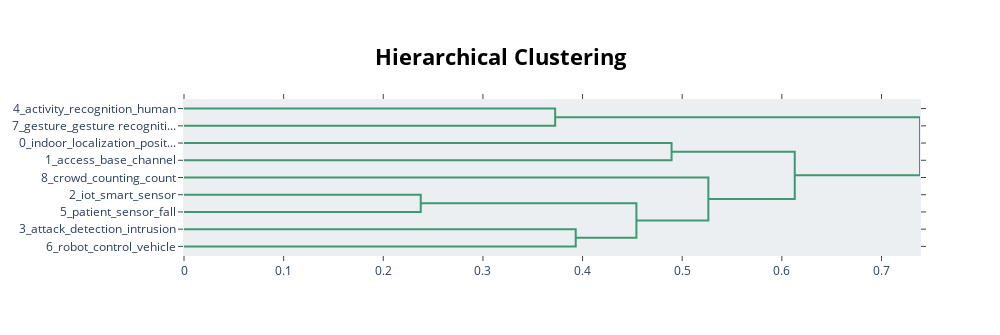

The notebook cell saved with this chart:
### Code cell
topic_model.visualize_hierarchy()

### Figure 1 — Plotly figure (JSON) as saved in the notebook; plotly's stock layout.template omitted (floating-point values rounded to 4 significant figures)
{"data": [{"hoverinfo": "text", "marker": {"color": "rgb(61,153,112)"}, "mode": "lines", "type": "scatter", "x": [0, 0.3725, 0.3725, 0], "xaxis": "x", "y": [-5, -5, -15, -15], "yaxis": "y"}, {"hoverinfo": "text", "marker": {"color": "rgb(61,153,112)"}, "mode": "lines", "type": "scatter", "x": [0, 0.4893, 0.4893, 0], "xaxis": "x", "y": [-25, -25, -35, -35], "yaxis": "y"}, {"hoverinfo": "text", "marker": {"color": "rgb(61,153,112)"}, "mode": "lines", "type": "scatter", "x": [0, 0.2376, 0.2376, 0], "xaxis": "x", "y": [-55, -55, -65, -65], "yaxis": "y"}, {"hoverinfo": "text", "marker": {"color": "rgb(61,153,112)"}, "mode": "lines", "type": "scatter", "x": [0, 0.3931, 0.3931, 0], "xaxis": "x", "y": [-75, -75, -85, -85], "yaxis": "y"}, {"hoverinfo": "text", "marker": {"color": "rgb(61,153,112)"}, "mode": "lines", "type": "scatter", "x": [0.2376, 0.454, 0.454, 0.3931], "xaxis": "x", "y": [-60, -60, -80, -80], "yaxis": "y"}, {"hoverinfo": "text", "marker": {"color": "rgb(61,153,112)"}, "mode": "lines", "type": "scatter", "x": [0, 0.5262, 0.5262, 0.454], "xaxis": "x", "y": [-45, -45, -70, -70], "yaxis": "y"}, {"hoverinfo": "text", "marker": {"color": "rgb(61,153,112)"}, "mode": "lines", "type": "scatter", "x": [0.4893, 0.613, 0.613, 0.5262], "xaxis": "x", "y": [-30, -30, -57.5, -57.5], "yaxis": "y"}, {"hoverinfo": "text", "marker": {"color": "rgb(61,153,112)"}, "mode": "lines", "type": "scatter", "x": [0.3725, 0.7387, 0.7387, 0.613], "xaxis": "x", "y": [-10, -10, -43.75, -43.75], "yaxis": "y"}], "layout": {"autosize": false, "height": 335, "hoverlabel": {"bgcolor": "white", "font": {"family": "Rockwell", "size": 16}}, "hovermode": "closest", "plot_bgcolor": "#ECEFF1", "showlegend": false, "title": {"font": {"color": "Black", "size": 22}, "text": "<b>Hierarchical Clustering", "x": 0.5, "xanchor": "center", "yanchor": "top"}, "width": 1000, "xaxis": {"mirror": "allticks", "rangemode": "tozero", "showgrid": false, "showline": true, "showticklabels": true, "ticks": "outside", "type": "linear", "zeroline": false}, "yaxis": {"mirror": "allticks", "range": [-90, 0], "rangemode": "tozero", "showgrid": false, "showline": true, "showticklabels": true, "tickmode": "array", "ticks": "outside", "ticktext": ["4_activity_recognition_human", "7_gesture_gesture recogniti...", "0_indoor_localization_posit...", "1_access_base_channel", "8_crowd_counting_count", "2_iot_smart_sensor", "5_patient_sensor_fall", "3_attack_detection_intrusion", "6_robot_control_vehicle"], "tickvals": [-5, -15, -25, -35, -45, -55, -65, -75, -85], "type": "linear", "zeroline": false}}}
